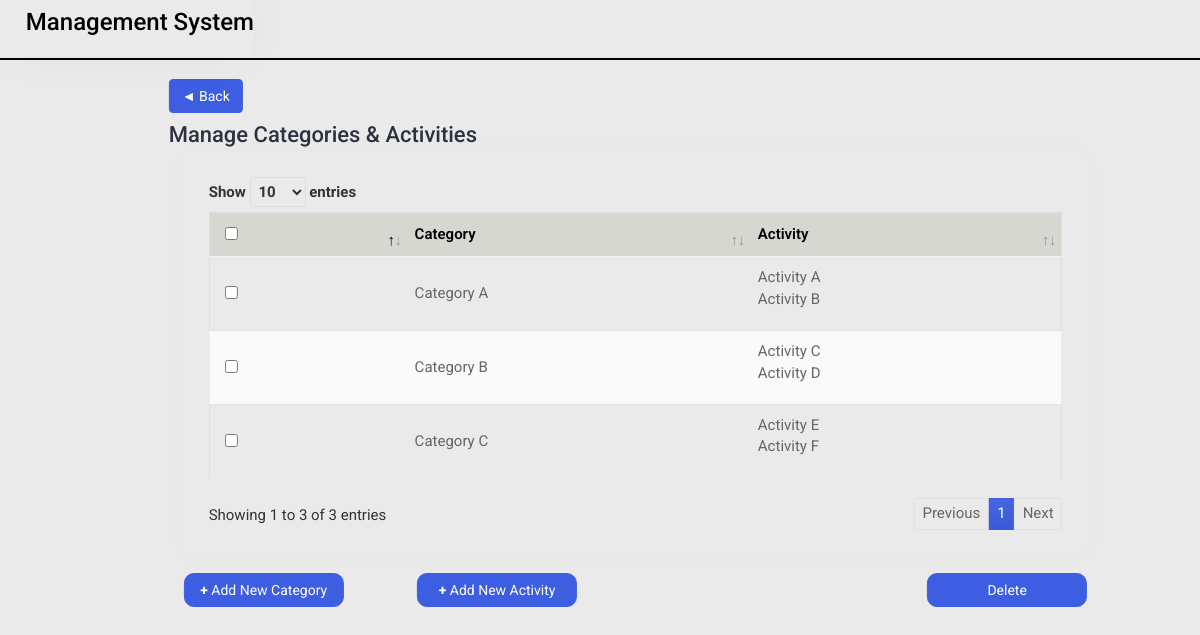
/manager-managecatact/ (signed in), run on an earlier commit of the app's database.
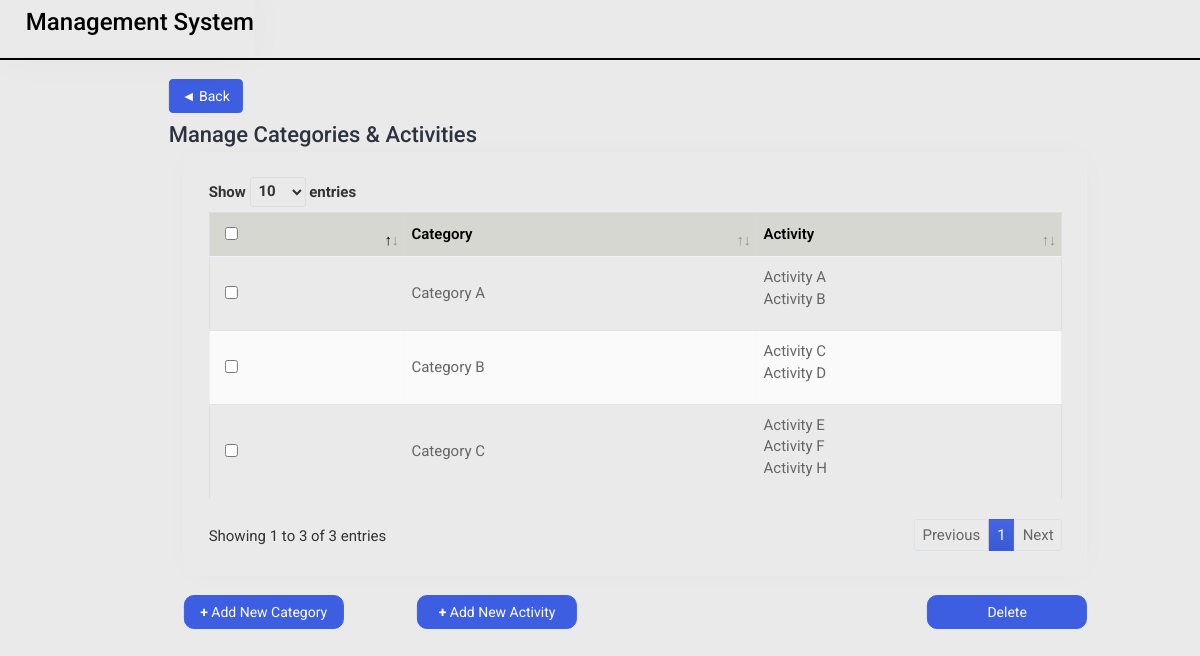
And on a later commit of the database.
### manager/models.py (models this page shows)
class Category(models.Model):
    name = models.CharField(max_length=50)
    def __str__(self):
        return self.name

class Activity(models.Model):
    name = models.CharField(max_length=50)
    category = models.ManyToManyField(Category)
    def __str__(self):
        return self.name

### manager/views.py (the view)
# urls.py: path('manager-managecatact/', views.manager_managecatact, name='manager-managecatact'),
@login_required
def manager_managecatact(request):
    category = Category.objects.all()
    category_activity_tuples = [(category, category.activity_set.all()) for category in category]
    print(category_activity_tuples)
    context = {
        'category_activity_tuples': category_activity_tuples,
    }
    return render(request, 'manager_managecatact.html', context)

### manager/templates/manager_managecatact.html (shortened to what the changed rows need)
{% load static %}
<!DOCTYPE html>
<html lang="en">
<head>
    <link rel="stylesheet" href="{% static 'css/bootstrap.min.css' %}">
    <link rel="stylesheet" href="{% static 'plugins/datatables/datatables.min.css' %}">
    <link rel="stylesheet" href="{% static 'css/login_style.css' %}">
</head>
<body>
    <div class="main-wrapper">
        <div class="page-wrapper">
            <div class="content container-fluid">
                <div class="row">
                    <div class="col-sm-12">
                        <div class="card card-table comman-shadow">
                            <div class="card-body">
                                <div class="table-responsive">
                                    <table
                                        class="table border-0 star-student table-hover table-center mb-0 datatable table-striped">
                                        <thead class="student-thread">
                                            <tr>
                                                <th style="background: #d7d7d1;">
                                                    <div class="form-check check-tables">
                                                        <input class="form-check-input" type="checkbox"
                                                            value="something">
                                                    </div>
                                                </th>
                                                <th style="background: #d7d7d1;">Category</th>
                                                <th style="background: #d7d7d1;">Activity</th>
                                            </tr>
                                        </thead>
                                        <tbody>
                                            {% for category, activities in category_activity_tuples %}
                                            <tr data-id="{{ category.id }}">
                                                <td>
                                                    <div class="form-check check-tables">
                                                        <input class="form-check-input" type="checkbox"
                                                            name="selected-cat[]" value="{{ category.id }}">
                                                    </div>
                                                </td>
                                                <td>{{ category.name }}</td>
                                                <td>
                                                    <ul>
                                                        {% for activity in activities %}
                                                        <li>{{ activity.name }}</li>
                                                        {% endfor %}
                                                    </ul>
                                                </td>
                                            </tr>
                                            {% endfor %}
                                        </tbody>
                                    </table>
                                </div>
                            </div>
                        </div>
                    </div>
                </div>
            </div>
        </div>
    </div>
</body>
</html>

What changed in the data, as far as the page shows it:
added Activity: name "Activity H", shown under Category "Category C"
